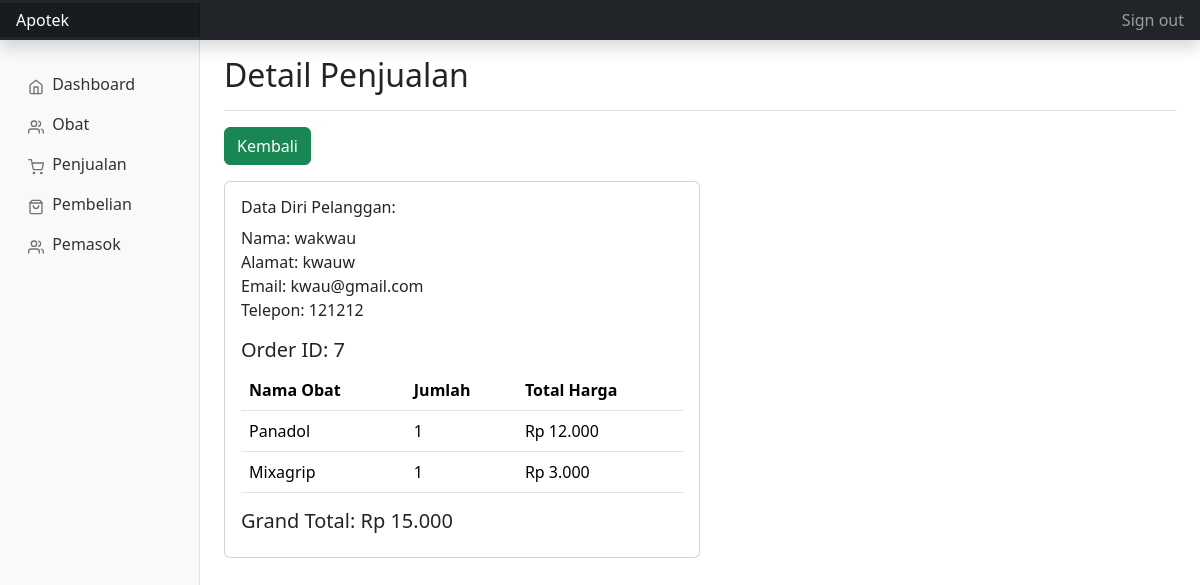
The page /admin/penjualan/detail.php?hal=detail&id=7 (signed in) on the database its author committed.
### tables this page shows
CREATE TABLE `data_order` (
  `id_order` int(11) NOT NULL,
  `nama_order` varchar(255) NOT NULL,
  `email_order` varchar(50) NOT NULL,
  `alamat_order` varchar(255) NOT NULL,
  `telepon_order` varchar(255) NOT NULL,
  `id_pelanggan` int(11) NOT NULL,
  `total_order` varchar(255) NOT NULL,
  `status_order` varchar(50) NOT NULL
);

CREATE TABLE `data_order_item` (
  `id_order_item` int(11) NOT NULL,
  `id_pelanggan` int(11) NOT NULL,
  `id_obat` int(11) NOT NULL,
  `id_order` int(11) NOT NULL,
  `jumlah_order_item` int(20) NOT NULL
);

CREATE TABLE `data_obat` (
  `id_obat` int(11) NOT NULL,
  `nama_obat` varchar(50) NOT NULL,
  `deskripsi_obat` varchar(255) NOT NULL,
  `harga_obat` int(20) NOT NULL,
  `stok_obat` int(20) NOT NULL,
  `gambar_obat` varchar(255) NOT NULL
);

### admin/penjualan/detail.php (the view, shortened to what this page needs)
<?php
include '../../config/koneksi.php';
if(isset($_GET['hal'])){
    if($_GET['hal'] == "detail"){
        $tampil = mysqli_query($koneksi, "SELECT * FROM data_order WHERE id_order = '$_GET[id]'");
        $data = mysqli_fetch_array($tampil);
        if($data){
            $id = $data['id_order'];
            $nama = $data['nama_order'];
            $email = $data['email_order'];
            $alamat = $data['alamat_order'];
            $telepon = $data['telepon_order'];
        }
        $query_produk = mysqli_query($koneksi, "SELECT doi.*, dobat.nama_obat, dobat.harga_obat
                                      FROM data_order_item doi
                                      JOIN data_obat dobat ON doi.id_obat = dobat.id_obat
                                      WHERE doi.id_order = '$id'");
    }
}
?>
<!DOCTYPE html>
<html lang="en">
<head>
  <link rel="stylesheet" href="../../assets/css/bootstrap.min.css">
  <link rel="stylesheet" href="../../assets/dashboard.css">
  <link href="https://cdn.jsdelivr.net/npm/bootstrap@5.3.1/dist/css/bootstrap.min.css" rel="stylesheet">
  <link href="https://cdn.jsdelivr.net/npm/select2@4.1.0-rc.0/dist/css/select2.min.css" rel="stylesheet" />
</head>
<body>
<header class="navbar navbar-dark sticky-top bg-dark flex-md-nowrap p-0 shadow">
  <a class="navbar-brand col-md-3 col-lg-2 me-0 px-3 fs-6" href="#">Apotek</a>
  <div class="navbar-nav">
    <div class="nav-item text-nowrap">
      <a class="nav-link px-3" href="../hapusSession.php">Sign out</a>
    </div>
  </div>
</header>
<div class="container-fluid">
  <div class="row">
    <nav id="sidebarMenu" class="col-md-3 col-lg-2 d-md-block bg-light sidebar collapse">
      <div class="position-sticky pt-3 sidebar-sticky">
        <ul class="nav flex-column">
          <li class="nav-item">
            <a class="nav-link" aria-current="page" href="../index.php">
              <span data-feather="home" class="align-text-bottom"></span>
              Dashboard
            </a>
          </li>
          <li class="nav-item">
            <a class="nav-link" href="../obat/index.php">
              <span data-feather="users" class="align-text-bottom"></span>
              Obat
            </a>
          </li>
          <li class="nav-item">
            <a class="nav-link  <?php if ($_SERVER['REQUEST_URI'] === '/apotek-php/admin/penjualan/tambah.php') echo 'active'; ?>" href="../penjualan/index.php">
              <span data-feather="shopping-cart" class="align-text-bottom"></span>
              Penjualan
            </a>
          </li>
          <li class="nav-item">
            <a class="nav-link" href="../pembelian/index.php">
              <span data-feather="shopping-bag" class="align-text-bottom"></span>
              Pembelian
            </a>
          </li>
          <li class="nav-item">
            <a class="nav-link" href="../pemasok/index.php">
              <span data-feather="users" class="align-text-bottom"></span>
              Pemasok
            </a>
          </li>
        </ul>
      </div>
    </nav>
   <main class="col-md-9 ms-sm-auto col-lg-10 px-md-4">
    <div class="col-lg-12">
      <div class="d-flex justify-content-between flex-wrap flex-md-nowrap align-items-center pt-3 pb-2 mb-3 border-bottom">
        <h2>Detail Penjualan</h2>
    </div>
    <a class="btn btn-success mb-3" href="index.php">Kembali</a>
    <div class="card mb-3 col-md-6">
    <div class="card-body">
    <div>
        <h6>Data Diri Pelanggan:</h6>
        <span>Nama: <?= $nama ?></span><br>
        <span>Alamat: <?= $alamat ?></span><br>
        <span>Email: <?= $email ?></span><br>
        <p>Telepon: <?= $telepon ?></p>
    </div>
        <h5 class="card-title">Order ID: <?php echo $data['id_order']; ?></h5>
        <table class="table">
            <thead>
                <tr>
                    <th>Nama Obat</th>
                    <th>Jumlah</th>
                    <th>Total Harga</th>
                </tr>
            </thead>
            <tbody>
                <?php
                $totalHarga = 0;
                while ($produk = mysqli_fetch_array($query_produk)) :
                    $hargaSatuan = $produk['harga_obat'];
                    $totalHargaProduk = $hargaSatuan * $produk['jumlah_order_item'];
                    $totalHarga += $totalHargaProduk;
                ?>
                    <tr>
                        <td><?= $produk['nama_obat'] ?></td>
                        <td><?= $produk['jumlah_order_item'] ?></td>
                        <td>Rp <?= number_format($totalHargaProduk, 0, ',', '.') ?></td>
                    </tr>
                <?php endwhile; ?>
            </tbody>
        </table>
        <div class="mt-3">
            <h5>Grand Total: Rp <?= number_format($totalHarga, 0, ',', '.') ?></h5>
        </div>
    </div>
</div>
    </div>
    </main>
</div>
</body>
</html>

### assets/dashboard.css (style rules this page uses)
body { font-size: .875rem; }
.feather { width: 16px; height: 16px; }
.sidebar { position: fixed; top: 0; bottom: 0; left: 0; z-index: 100; padding: 48px 0 0; box-shadow: inset -1px 0 0 rgba(0, 0, 0, .1); }
.sidebar-sticky { height: calc(100vh - 48px); overflow-x: hidden; overflow-y: auto; }
.sidebar .nav-link { font-weight: 500; color: #333; }
.sidebar .nav-link .feather { margin-right: 4px; color: #727272; }
.navbar-brand { padding-top: .75rem; padding-bottom: .75rem; background-color: rgba(0, 0, 0, .25); box-shadow: inset -1px 0 0 rgba(0, 0, 0, .25); }

### rows shown on the page
data_order: nama_order "wakwau", alamat_order "kwauw", email_order "kwau@gmail.com", telepon_order "121212", id_order "7"
data_order_item: id_obat.nama_obat "Panadol", jumlah_order_item "1", totalHargaProduk "12.000"
data_order_item: id_obat.nama_obat "Mixagrip", jumlah_order_item "1", totalHargaProduk "3.000"

### other values the page prints
$totalHarga "15.000"
